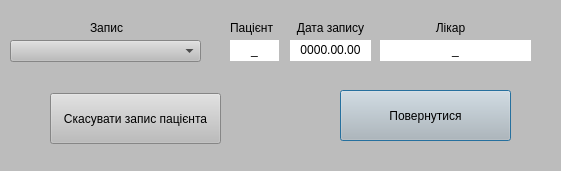
<?xml version="1.0" encoding="UTF-8"?>
<ui version="4.0">
 <class>Dialog</class>
 <widget class="QDialog" name="Dialog">
  <property name="geometry">
   <rect>
    <x>0</x>
    <y>0</y>
    <width>561</width>
    <height>171</height>
   </rect>
  </property>
  <property name="windowTitle">
   <string>Dialog</string>
  </property>
  <property name="styleSheet">
   <string notr="true">background-color: rgb(188, 188, 188);</string>
  </property>
  <widget class="QComboBox" name="comboBox">
   <property name="geometry">
    <rect>
     <x>10</x>
     <y>40</y>
     <width>191</width>
     <height>22</height>
    </rect>
   </property>
   <property name="currentIndex">
    <number>-1</number>
   </property>
  </widget>
  <widget class="QLabel" name="label_14">
   <property name="geometry">
    <rect>
     <x>290</x>
     <y>20</y>
     <width>81</width>
     <height>16</height>
    </rect>
   </property>
   <property name="text">
    <string>&lt;html&gt;&lt;head/&gt;&lt;body&gt;&lt;p align=&quot;center&quot;&gt;Дата запису&lt;/p&gt;&lt;/body&gt;&lt;/html&gt;</string>
   </property>
  </widget>
  <widget class="QPushButton" name="pushButton_2">
   <property name="geometry">
    <rect>
     <x>340</x>
     <y>90</y>
     <width>171</width>
     <height>51</height>
    </rect>
   </property>
   <property name="text">
    <string>Повернутися</string>
   </property>
  </widget>
  <widget class="QPushButton" name="pushButton">
   <property name="geometry">
    <rect>
     <x>50</x>
     <y>93</y>
     <width>171</width>
     <height>51</height>
    </rect>
   </property>
   <property name="text">
    <string>Скасувати запис пацієнта</string>
   </property>
  </widget>
  <widget class="QLabel" name="label_15">
   <property name="geometry">
    <rect>
     <x>290</x>
     <y>40</y>
     <width>81</width>
     <height>21</height>
    </rect>
   </property>
   <property name="styleSheet">
    <string notr="true">background-color: rgb(255, 255, 255);</string>
   </property>
   <property name="text">
    <string>&lt;html&gt;&lt;head/&gt;&lt;body&gt;&lt;p align=&quot;center&quot;&gt;0000.00.00&lt;/p&gt;&lt;/body&gt;&lt;/html&gt;</string>
   </property>
  </widget>
  <widget class="QLabel" name="label">
   <property name="geometry">
    <rect>
     <x>230</x>
     <y>20</y>
     <width>81</width>
     <height>16</height>
    </rect>
   </property>
   <property name="text">
    <string>Пацієнт</string>
   </property>
  </widget>
  <widget class="QLabel" name="label_16">
   <property name="geometry">
    <rect>
     <x>370</x>
     <y>20</y>
     <width>161</width>
     <height>16</height>
    </rect>
   </property>
   <property name="text">
    <string>&lt;html&gt;&lt;head/&gt;&lt;body&gt;&lt;p align=&quot;center&quot;&gt;Лікар&lt;/p&gt;&lt;/body&gt;&lt;/html&gt;</string>
   </property>
  </widget>
  <widget class="QLabel" name="label_17">
   <property name="geometry">
    <rect>
     <x>380</x>
     <y>40</y>
     <width>151</width>
     <height>21</height>
    </rect>
   </property>
   <property name="styleSheet">
    <string notr="true">background-color: rgb(255, 255, 255);</string>
   </property>
   <property name="text">
    <string>&lt;html&gt;&lt;head/&gt;&lt;body&gt;&lt;p align=&quot;center&quot;&gt;_&lt;/p&gt;&lt;/body&gt;&lt;/html&gt;</string>
   </property>
  </widget>
  <widget class="QLabel" name="label_2">
   <property name="geometry">
    <rect>
     <x>230</x>
     <y>40</y>
     <width>49</width>
     <height>21</height>
    </rect>
   </property>
   <property name="styleSheet">
    <string notr="true">background-color: rgb(255, 255, 255);</string>
   </property>
   <property name="text">
    <string>&lt;html&gt;&lt;head/&gt;&lt;body&gt;&lt;p align=&quot;center&quot;&gt;_&lt;/p&gt;&lt;/body&gt;&lt;/html&gt;</string>
   </property>
  </widget>
  <widget class="QLabel" name="label_3">
   <property name="geometry">
    <rect>
     <x>90</x>
     <y>20</y>
     <width>49</width>
     <height>16</height>
    </rect>
   </property>
   <property name="text">
    <string>Запис</string>
   </property>
  </widget>
  <zorder>comboBox</zorder>
  <zorder>pushButton_2</zorder>
  <zorder>pushButton</zorder>
  <zorder>label_15</zorder>
  <zorder>label</zorder>
  <zorder>label_16</zorder>
  <zorder>label_17</zorder>
  <zorder>label_2</zorder>
  <zorder>label_3</zorder>
  <zorder>label_14</zorder>
 </widget>
 <resources/>
 <connections/>
</ui>
